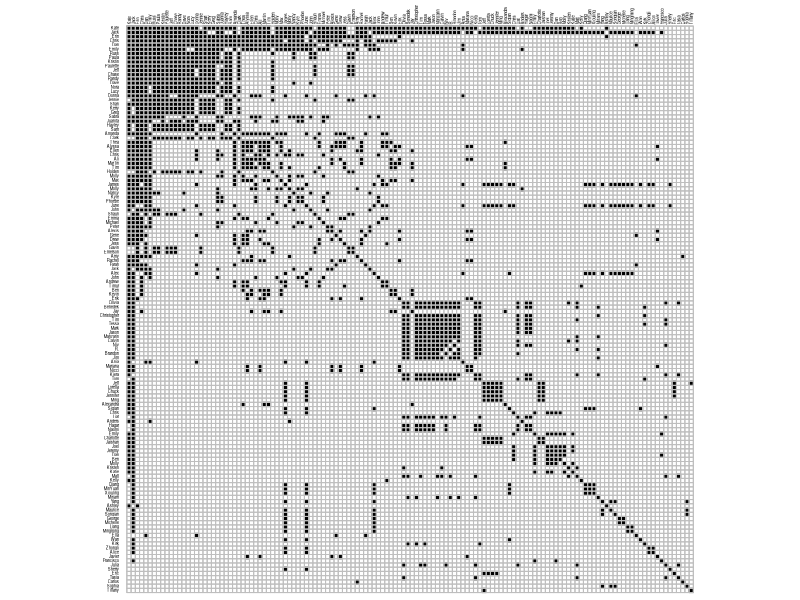
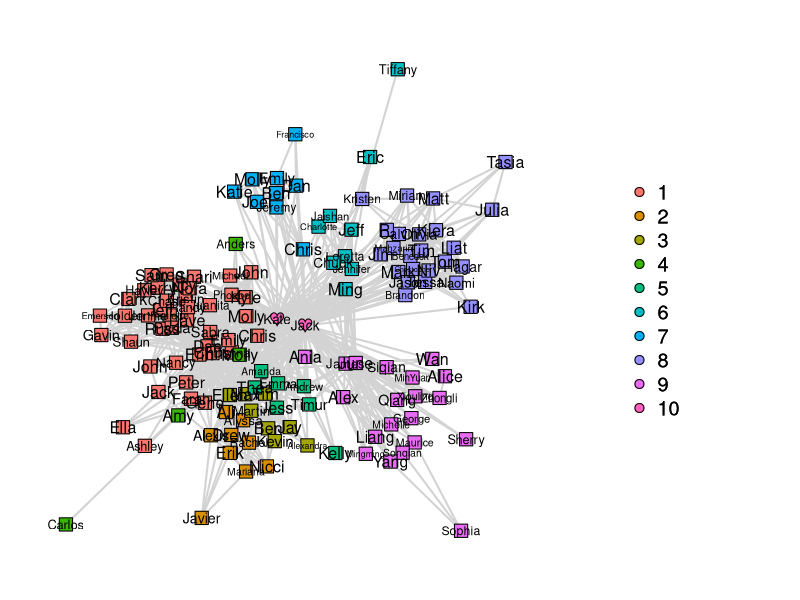

Source code (R) for these figures, in order:
## ---- chunk 1
# packages needed
if (!require("tidyverse")) {install.packages("tidyverse")}; require("tidyverse")
if (!require("corrplot")) {install.packages("corrplot")}; require("corrplot")
if (!require("qgraph")) {install.packages("qgraph")}; require("qgraph")

# load data
read_csv(file = "subjective.network.csv") -> admat_lower # adjacency matrix, lower half only
read_csv(file = "groups.csv") -> groups                  # organize guests into groups

# convert to matrix
admat_lower %>%
  select(2:ncol(admat_lower)) %>%
  as.matrix() -> admat_lower

# create full adjacency matrix
  # 134 x 134 identity matrix
admat_full <- diag(nrow(admat_lower))

  # add column and row labels, first names only
word(string = colnames(admat_lower), start = 1, sep = " ") -> colnames(admat_full) -> rownames(admat_full)

  # make lower half admat_full the same as lower half of admat_lower
admat_full[lower.tri(admat_full)] <- admat_lower[lower.tri(admat_lower)]

  # reflect lower half to upper half
admat_full + t(admat_full) -> admat_full

  # make diag equal to 1
diag(admat_full) <- 1

  # check if symmetric
isSymmetric(admat_full)
## ---- chunk 2

corrplot::corrplot(corr = admat_full, 
                   method = "square", 
                   type = "full",
                   diag = TRUE,
                   order = "FPC",
                   tl.cex = 0.25,
                   tl.col = "black",
                   cl.pos = "n",
                   col = colorRampPalette(c("green","white","black"))(200))
  
## ---- chunk 3

qgraph(input = admat_full,                               ## Adjacency matrix
       layout = "spring",
       groups = as.factor(groups$group),
       palette = "ggplot2",
       labels = colnames(admat_full),
       label.cex = 3.75,                                 ## Size of people's names
       vsize = 1.75,                                     ## Node size
       shape = as.character(groups$shape),         ## Node shape
       border.color = "black",                           ## Border color of nodes
       unCol = "lightgrey",                              ## Edge color
       legend = TRUE)
